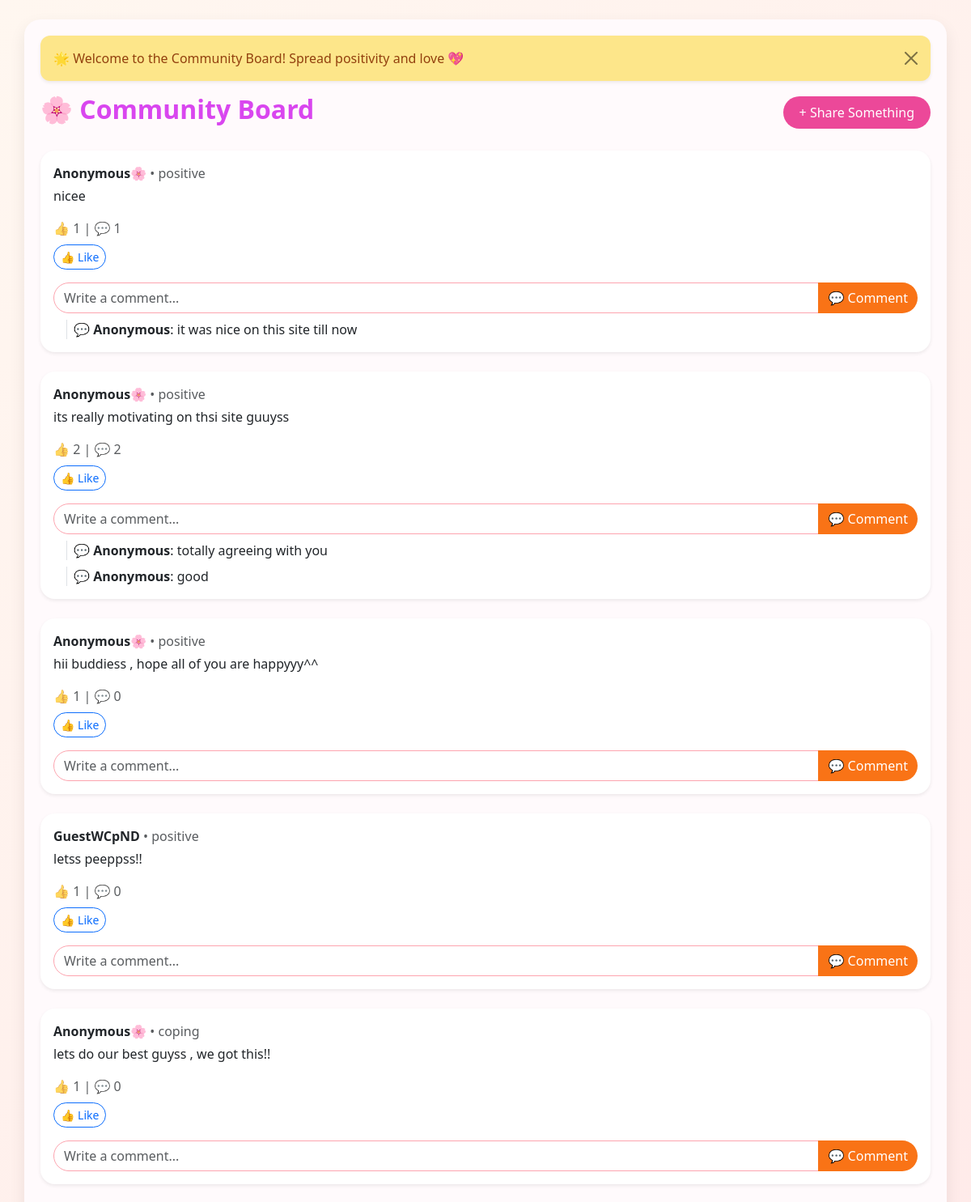
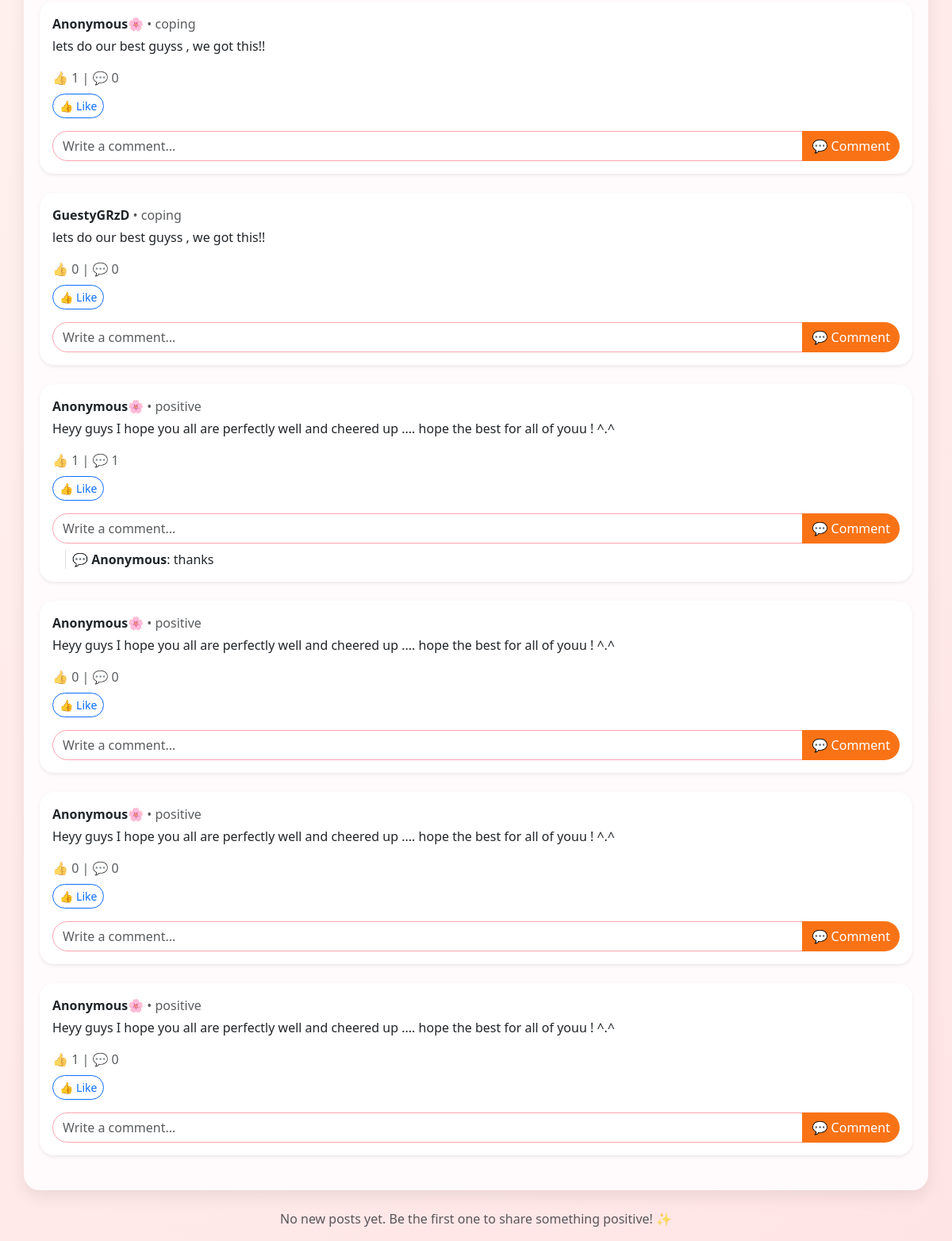
/community/, run on the app's committed database (2 pictures, top to bottom).
### community/models.py (models this page shows, shortened)
class Post(models.Model):
    id = models.UUIDField(primary_key=True , default=uuid.uuid4 , editable=False)
    author = models.ForeignKey(User , on_delete=models.SET_NULL , null = True , blank = True)
    anonymous_name = models.CharField(max_length=50 , default = "Anonymous🌸")
    category = models.CharField(
        max_length=50 ,
        choices=[
            ("positive" ,"Postive Thoughts"),
            ("coping" , "Coping Tips"),
            ("gratitude" , "Daily Gratitude"),
        ],
        default="positive"
    )
    content = models.TextField()
    created_at = models.DateTimeField(auto_now_add=True)

class Comment(models.Model):
    post = models.ForeignKey(Post , related_name="comments" , on_delete=models.CASCADE)
    author = models.ForeignKey(User , on_delete=models.SET_NULL , null=True , blank=True)
    anonymous_name = models.CharField(max_length=50 , default="Anonymous")
    content = models.TextField()
    created_at = models.DateTimeField(auto_now_add=True)

### community/views.py (the view)
# urls.py: path('community/' , views.community_home , name='community_home'),
def community_home(request):
    posts = Post.objects.all().order_by("-created_at")
    return render(request , "community_home.html" , {"posts" : posts})

### community/templates/community_home.html (shortened to what this page needs)
<!DOCTYPE html>
<html lang="en">
<head>
  <link href="https://cdn.jsdelivr.net/npm/bootstrap@5.3.2/dist/css/bootstrap.min.css" rel="stylesheet">
</head>
<body>
<div class="container mt-4">
  <div class="alert alert-dismissible fade show shadow-sm" role="alert">
    🌟 Welcome to the Community Board! Spread positivity and love 💖
    <button type="button" class="btn-close" data-bs-dismiss="alert"></button>
  </div>
  <div class="d-flex justify-content-between align-items-center mb-4">
    <h2>🌸 Community Board</h2>
    <a href="{% url 'create_post' %}" class="btn btn-primary">+ Share Something</a>
  </div>
    {% for post in posts %}
        <div class="card mb-4 shadow-sm">
            <div class="card-body">
                <p class="mb-1">
                    <b>
                    {% if post.anonymous_name %}
                        {{ post.anonymous_name }}
                    {% elif post.author %}
                        {{ post.author.username }}
                    {% else %}
                        Unknown User
                    {% endif %}
                    </b>
                    <span class="text-muted">• {{ post.category }}</span>
                </p>
                <p class="card-text">{{ post.content }}</p>
                <p class="text-muted mb-2">
                    👍 {{ post.reactions.count }} | 💬 {{ post.comments.count }}
                </p>
      <form method="post" action="{% url 'like_post' post.id %}"  class="d-inline">
        <button class="btn btn-sm btn-outline-primary rounded-pill">👍 Like</button>
      </form>
      <form method="post" action="{% url 'add_comment' post.id %}" class="mt-3">
        <div class="input-group">
          <input type="text" name="content" placeholder="Write a comment..." class="form-control">
          <button class="btn btn-success">💬 Comment</button>
        </div>
      </form>
                {% for comment in post.comments.all %}
                    <div class="mt-2 ms-3 border-start ps-2">
                        <p class="mb-0">
                            💬 <b>{{ comment.anonymous_name|default:comment.author.username }}</b>: {{ comment.content }}
                        </p>
                    </div>
                {% endfor %}
            </div>
        </div>
    {% empty %}
        <p class="text-muted">No posts yet. Be the first one to share something positive!</p>
    {% endfor %}
    </div>
  <p class="text-muted text-center mt-4">No new posts yet. Be the first one to share something positive! ✨</p>
</body>
</html>

### community/templates/community_home.html (style rules this page uses)
body { background: linear-gradient(135deg, #fff7f0, #ffe4e6); font-family: "Segoe UI", Tahoma, Geneva, Verdana, sans-serif; }
.container { background: #fffafc; border-radius: 20px; padding: 20px; box-shadow: 0 8px 20px rgba(0,0,0,0.08); }
h2 { color: #d946ef; font-weight: 700; }
.card { border: none; border-radius: 18px; background: #ffffff; transition: transform 0.2s ease, box-shadow 0.2s ease; }
.btn-primary { background: #ec4899; border: none; border-radius: 30px; padding: 8px 20px; }
.btn-success { background: #f97316; border: none; border-radius: 30px; }
.form-control { border-radius: 30px; border: 1px solid #fda4af; }
.alert { background: #fde68a; border: none; color: #92400e; font-weight: 500; border-radius: 12px; }

### data on the page
Post: anonymous_name "Anonymous🌸", category "positive", content "nicee", reactions.count "1", comments.count "1"
Comment: anonymous_name "Anonymous", content "it was nice on this site till now"
Post: anonymous_name "Anonymous🌸", category "positive", content "its really motivating on thsi site guuyss", reactions.count "2", comments.count "2"
Comment: anonymous_name "Anonymous", content "totally agreeing with you"
Comment: anonymous_name "Anonymous", content "good"
Post: anonymous_name "Anonymous🌸", category "positive", content "hii buddiess , hope all of you are happyyy^^", reactions.count "1", comments.count "0"
Post: anonymous_name "GuestWCpND", category "positive", content "letss peeppss!!", reactions.count "1", comments.count "0"
Post: anonymous_name "Anonymous🌸", category "coping", content "lets do our best guyss , we got this!!", reactions.count "1", comments.count "0"
Post: anonymous_name "Anonymous🌸", category "coping", content "lets do our best guyss , we got this!!", reactions.count "1", comments.count "0"
Post: anonymous_name "GuestyGRzD", category "coping", content "lets do our best guyss , we got this!!", reactions.count "0", comments.count "0"
Post: anonymous_name "Anonymous🌸", category "positive", content "Heyy guys I hope you all are perfectly well and cheered up .... hope the best for all of youu ! ^.^", reactions.count "1", comments.count "1"
Comment: anonymous_name "Anonymous", content "thanks"
Post: anonymous_name "Anonymous🌸", category "positive", content "Heyy guys I hope you all are perfectly well and cheered up .... hope the best for all of youu ! ^.^", reactions.count "0", comments.count "0"
Post: anonymous_name "Anonymous🌸", category "positive", content "Heyy guys I hope you all are perfectly well and cheered up .... hope the best for all of youu ! ^.^", reactions.count "0", comments.count "0"
Post: anonymous_name "Anonymous🌸", category "positive", content "Heyy guys I hope you all are perfectly well and cheered up .... hope the best for all of youu ! ^.^", reactions.count "1", comments.count "0"
